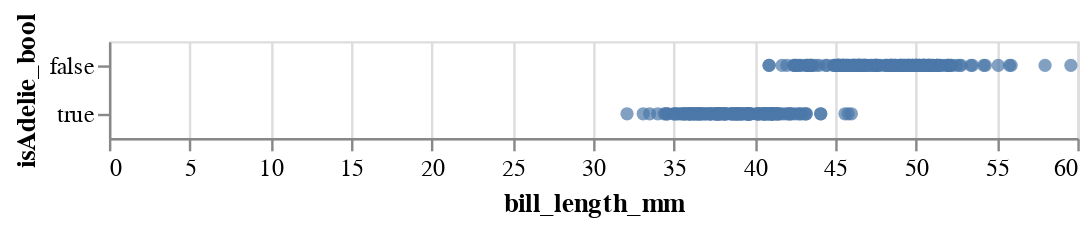

Notebook source saved alongside this figure:
### Code cell
alt.Chart(df).mark_circle().encode(
    x="bill_length_mm",
    y="isAdelie_bool"
)

### Figure 1 — Vega-Lite specification as saved in the notebook (floating-point values rounded to 4 significant figures; data arrays with more than 128 entries replaced by an {"elided": "..."} marker saying what was removed)
{"config": {"view": {"continuousWidth": 400, "continuousHeight": 300}}, "data": {"name": "data-81763d2ee876c310be4636cfba0f23ae"}, "mark": "circle", "encoding": {"x": {"type": "quantitative", "field": "bill_length_mm"}, "y": {"type": "nominal", "field": "isAdelie_bool"}}, "$schema": "https://vega.github.io/schema/vega-lite/v4.8.1.json", "datasets": {"data-81763d2ee876c310be4636cfba0f23ae": {"elided": "333 records"}}}
